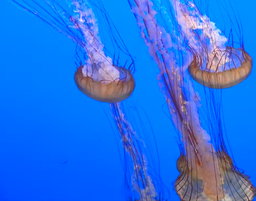
#> input picture Picture2.png, 256 x 201 px, shrunk from 918 x 720 before the run
$ jupyter execute jelly.ipynb
#> lines starting #> are read from the running program, lines starting #| are printed output that depends on the picture; after the words box and inside, x2 and y2 are one past the last pixel; in counts of white or black regions, pixels touching at a corner belong together
[cell 1]
import cv2 as cv
import numpy as np
import matplotlib.pyplot as plt

I = cv.imread('Picture2.png').astype(float)/255

plt.imshow(I)

[cell 2]
L = cv.Laplacian(I, cv.CV_64F)
plt.imshow(L)

h = np.sqrt(L[:,:,0]**2 + L[:,:,1]**2 + L[:,:,2]**2)

plt.imshow(h)
#> figure, not shown here; B, G, R data is drawn as R, G, B

[cell 3]
Gx = cv.Sobel(I, cv.CV_64F, 1, 0)
Gy = cv.Sobel(I, cv.CV_64F, 0, 1)
Gmag = np.sqrt(Gx**2 + Gy**2)
plt.imshow(Gmag)
plt.show()
#> figure, not shown here; B, G, R data is drawn as R, G, B

g = np.sqrt(Gmag[:,:,0]**2 + Gmag[:,:,1]**2 + Gmag[:,:,2]**2)

plt.imshow(g)

[cell 4]
Gxx = cv.Sobel(I, cv.CV_64F, 2, 0)
Gyy = cv.Sobel(I, cv.CV_64F, 0, 2)
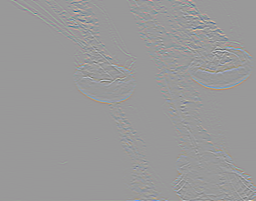
#> Gyy: shape (201, 256, 3) float64; mean B, G, R 0.000337, 0.000249, 0.000204; drawn with min black and max white
Lmag = np.sqrt(Gxx**2 + Gyy**2)
plt.imshow(Lmag)
plt.show()
#> figure, not shown here; B, G, R data is drawn as R, G, B

l = np.sqrt(Lmag[:,:,0]**2 + Lmag[:,:,1]**2 + Lmag[:,:,2]**2)

plt.imshow(l)
plt.show()
plt.imshow(h)

[cell 5]
def wrap(m):
    return (m + np.pi) % (2 * np.pi) - np.pi

gx = np.sqrt(Gx[:,:,0]**2 + Gx[:,:,1]**2 + Gx[:,:,2]**2)
gy = np.sqrt(Gy[:,:,0]**2 + Gy[:,:,1]**2 + Gy[:,:,2]**2)
gxx = np.sqrt(Gxx[:,:,0]**2 + Gxx[:,:,1]**2 + Gxx[:,:,2]**2)
gyy = np.sqrt(Gyy[:,:,0]**2 + Gyy[:,:,1]**2 + Gyy[:,:,2]**2)


Gdir1 = wrap(2*np.arctan2(Gy[:,:,1], Gx[:,:,1]))
plt.imshow(Gdir1)
plt.show()

# [5 lines of commented-out code are left out]

g1mag = np.sqrt(gx**2 + gy**2)
g2mag = np.sqrt(gxx**2 + gyy**2)

K2 = 4

# gdir = wrap(Gdir1 + K2/(1+K2)*Gdir_diff)
gdir = Gdir1
gmag = np.sqrt(g1mag**2 + (K2*g2mag)**2)

plt.imshow(gmag)
plt.show()

plt.imshow(gdir)
plt.colorbar()
plt.show()

[cell 6]
def colorize(mag, angle):
    hsv = np.ones((mag.shape[0], mag.shape[1], 3), dtype=np.float32)
    hsv[:,:,0] = (angle+np.pi)*180/np.pi
    hsv[:,:,2] = mag/2
    return cv.cvtColor(hsv, cv.COLOR_HSV2RGB)
#> returned value: shape (201, 256, 3) float32

plt.imshow(colorize(gmag, gdir))

[cell 7]
def get_offset(angle):
    if angle < -3*np.pi/4:
        return -1, 0
    if angle < -np.pi/4:
        return -1, 1
    if angle < np.pi/4:
        return 0, 1
    if angle < 3*np.pi/4:
        return 1, 1
    return 1, 0

def nms(mag, angle):
    out = np.ones_like(mag)
    for i in range(1, mag.shape[0]-1):
        for j in range(1, mag.shape[1]-1):
            di, dj = get_offset(angle[i,j])
            if mag[i+di, j+dj] > mag[i, j] or mag[i-di, j-dj] > mag[i, j]:
                out[i, j] = 0
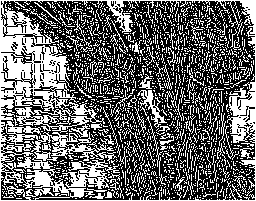
#> out: shape (201, 256) float64; values 0 (black) and 1 (white), 40.2% white; 1715 white regions (1646 under 20 px), largest, box (x1, y1, x2, y2) and area: (0, 0, 256, 201) 11408, (137, 90, 167, 128) 304, (26, 188, 54, 197) 119
    return out

out = nms(gmag, gdir)

plt.imshow(gmag*out)
plt.show()
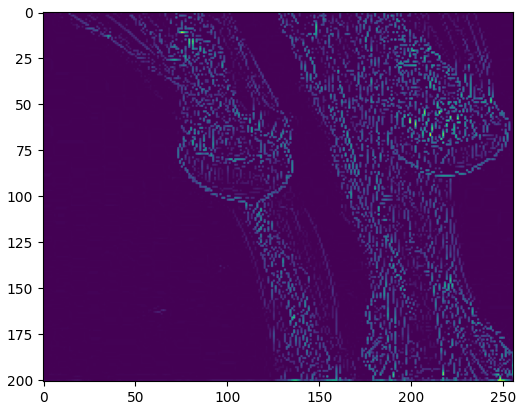
#> figure drawn by matplotlib, 1 panel

plt.imshow(colorize(gmag*out, gdir))
plt.show()

[cell 8]
Gx = cv.Scharr(I, cv.CV_64F, 1, 0)
Gy = cv.Scharr(I, cv.CV_64F, 0, 1)

G45 = 2*Gx*Gy / np.sqrt(Gx**2+Gy**2+0.001)
G0 = (Gx**2 - Gy**2) / np.sqrt(Gx**2+Gy**2+0.001)


g45 = cv.GaussianBlur(G45[:,:,0] + G45[:,:,1] + G45[:,:,2], (5,5), 0)
g0 = cv.GaussianBlur(G0[:,:,0] + G0[:,:,1] + G0[:,:,2], (5,5), 0)
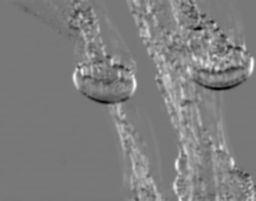
#> g0: shape (201, 256) float64; min -11.05, max 12.35, mean 0.606; drawn with min black and max white

plt.imshow(g45)
plt.show()

plt.imshow(g0)
plt.show()

gmag = np.sqrt(g0**2 + g45**2)
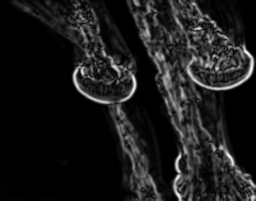
#> gmag: shape (201, 256) float64; min 0, max 13.13, mean 1.39; drawn with min black and max white
gdir = np.arctan2(g45, g0)
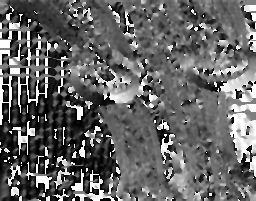
#> gdir: shape (201, 256) float64; min -3.14, max 3.14, mean -0.645; drawn with min black and max white

plt.imshow(colorize(gmag, gdir))
#> in colorize (call 3), `hsv[:,:,0] = (angle+np.pi)*180/np.pi`:
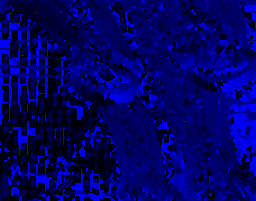
#> hsv: shape (201, 256, 3) float32; mean of channels 0, 1, 2 143, 1, 1; drawn with min black and max white
plt.show()
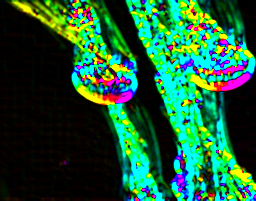
#> shown: shape (201, 256, 3) float32; mean R, G, B 0.109, 0.35, 0.208


out = nms(gmag, gdir)
#> after the loop in nms (call 2), `for i in range(1, mag.shape[0]-1):`:
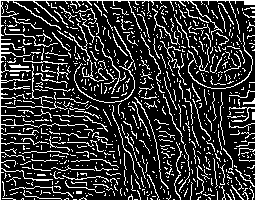
#> out: shape (201, 256) float64; values 0 (black) and 1 (white), 20.5% white in thin lines or dots
plt.imshow(colorize(gmag*out, gdir))
#> in colorize (call 4), `return cv.cvtColor(hsv, cv.COLOR_HSV2RGB)`:
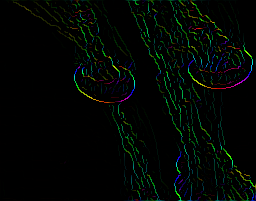
#> returned value: shape (201, 256, 3) float32; mean R, G, B 0.0523, 0.16, 0.0817; drawn with min black and max white
plt.show()

[cell 9]
e = out*gmag

thresh_high = 2
thresh_low = 0.3

plt.imshow(e > thresh_high)
plt.show()

plt.imshow(e > thresh_low)
plt.show()

strong = e >= thresh_high
weak = e >= thresh_low

keep = np.copy(strong)

for i in range(1, keep.shape[0]-1):
    for j in range(1, keep.shape[1]-1):
        if weak[i,j] and (keep[i,j] or keep[i,j+1] or keep[i,j-1] or keep[i-1,j] or keep[i-1,j+1] or keep[i-1,j-1] or keep[i+1,j] or keep[i+1,j+1] or keep[i+1,j-1]):
            keep[i,j] = 1

plt.imshow(keep)
plt.show()

s = np.zeros((keep.shape[0], keep.shape[1], 3))
s[:,:,0] = strong
s[:,:,1] = keep
s[:,:,2] = weak
plt.imshow(s)
plt.show()

[cell 10]
def find_anchors(g0, g45):
    anchors = []
    thresh = 0.4
    for i in range(1, g0.shape[0]-1, 8):
        for j in range(1, g0.shape[1]-1):
            if g0[i,j] > g0[i,j+1] + thresh and g0[i,j] > g0[i,j-1] + thresh:
                anchors.append((j,i))
    for i in range(1, g0.shape[0]-1):
        for j in range(1, g0.shape[1]-1, 8):
            if g0[i,j] < g0[i+1,j] - thresh and g0[i,j] < g0[i-1,j] - thresh:
                anchors.append((j,i))
    thresh = thresh*1.414
    for i in range(1, g0.shape[0]-1, 3):
        for j in range(1, g0.shape[1]-1, 3):
            if g45[i,j] > g45[i+1,j+1] + thresh and g45[i,j] > g45[i-1,j-1] + thresh:
                anchors.append((j,i))
            if g45[i,j] < g45[i-1,j+1] - thresh and g45[i-1,j] < g45[i+1,j-1] - thresh:
                anchors.append((j,i))
    return anchors

anchors = find_anchors(g0, g45)
#> anchors = 378 pairs, first value 71 to 253, second value 1 to 199

anchor_map = np.zeros_like(g0)
for anchor in anchors:
    anchor_map[anchor[1], anchor[0]] = 1
#> this loop made 378 passes
#> anchor on passes 1 to 3: (71, 1), (148, 1), (179, 1)

print(len(anchors))
#| 378
plt.imshow(cv.dilate(anchor_map, cv.getStructuringElement(cv.MORPH_RECT, (3,3), (1, 1))))
# plt.imshow(anchor_map[0:200,600:800])
# plt.imshow(anchor_map)
plt.show()

[cell 11]
visited_map = np.zeros_like(g0, dtype=bool)

thresh = 0.

gmag[0,:] = 0
gmag[-1,:] = 0
gmag[:,0] = 0
gmag[:,-1] = 0

di1_lut = np.zeros((3,3,2,2), dtype=int)
dj1_lut = np.zeros((3,3,2,2), dtype=int)
di2_lut = np.zeros((3,3,2,2), dtype=int)
dj2_lut = np.zeros((3,3,2,2), dtype=int)

for di in range(-1,2):
    for dj in range(-1,2):
        for g0_pos in range(2):
            for g45_pos in range(2):
                if g0_pos:
                    di1, dj1 = (1, 0)
                else:
                    di1, dj1 = (0, 1)
                if g45_pos > 0:
                    di2, dj2 = (di1-dj1, dj1-di1)
                else:
                    di2, dj2 = (1, 1)

                if (di1+di2)*di + (dj1+dj2)*dj > 0:
                    di1_lut[di+1, dj+1, g0_pos, g45_pos] = di1
                    di2_lut[di+1, dj+1, g0_pos, g45_pos] = di2
                    dj1_lut[di+1, dj+1, g0_pos, g45_pos] = dj1
                    dj2_lut[di+1, dj+1, g0_pos, g45_pos] = dj2
                else:
                    di1_lut[di+1, dj+1, g0_pos, g45_pos] = -di1
                    di2_lut[di+1, dj+1, g0_pos, g45_pos] = -di2
                    dj1_lut[di+1, dj+1, g0_pos, g45_pos] = -dj1
                    dj2_lut[di+1, dj+1, g0_pos, g45_pos] = -dj2

segments = []
scores = []

for anchor in anchors:
    segment = []
    score = 0
    j, i = anchor
    di = -1
    dj = -1
    while(gmag[i,j] > thresh and not visited_map[i, j]):
        segment.append((j,i))
        score += 1#gmag[i,j]
        visited_map[i, j] = True
        g0_pos = 1 if g0[i,j] > 0 else 0
        g45_pos = 1 if g45[i,j] > 0 else 0

        di1 = di1_lut[di+1, dj+1, g0_pos, g45_pos]
        dj1 = dj1_lut[di+1, dj+1, g0_pos, g45_pos]
        di2 = di2_lut[di+1, dj+1, g0_pos, g45_pos]
        dj2 = dj2_lut[di+1, dj+1, g0_pos, g45_pos]

        if gmag[i + di1,j + dj1] >= gmag[i + di2, j + dj2]:
            di,dj = (di1,dj1)
        else:
            di,dj = (di2,dj2)

        i += di
        j += dj
    j, i = anchor
    di = 1
    dj = 1
    if score > 0:
        visited_map[i, j] = False
        segment.reverse()
        del segment[-1]
        score -= 1#gmag[i,j]
        while(gmag[i,j] > thresh and not visited_map[i, j]):
            segment.append((j,i))
            score += 1#gmag[i,j]
            visited_map[i, j] = True
            g0_pos = 1 if g0[i,j] > 0 else 0
            g45_pos = 1 if g45[i,j] > 0 else 0

            di1 = di1_lut[di+1, dj+1, g0_pos, g45_pos]
            dj1 = dj1_lut[di+1, dj+1, g0_pos, g45_pos]
            di2 = di2_lut[di+1, dj+1, g0_pos, g45_pos]
            dj2 = dj2_lut[di+1, dj+1, g0_pos, g45_pos]

            if gmag[i + di1,j + dj1] >= gmag[i + di2, j + dj2]:
                di,dj = (di1,dj1)
            else:
                di,dj = (di2,dj2)

            i += di
            j += dj

    segments.append(segment)
    scores.append(score)
#> this loop made 378 passes

# [23 lines of commented-out code are left out]


plt.imshow(visited_map)
plt.show()
plt.imshow(gmag+visited_map*10)
plt.show()


sorted_index = sorted(range(len(scores)), key=lambda k: -scores[k])
laser_map = np.zeros_like(g0, dtype=bool)
for k in range(20):
    for pt in segments[sorted_index[k]]:
        laser_map[pt[1], pt[0]] = 1

plt.imshow(laser_map)
plt.show()
